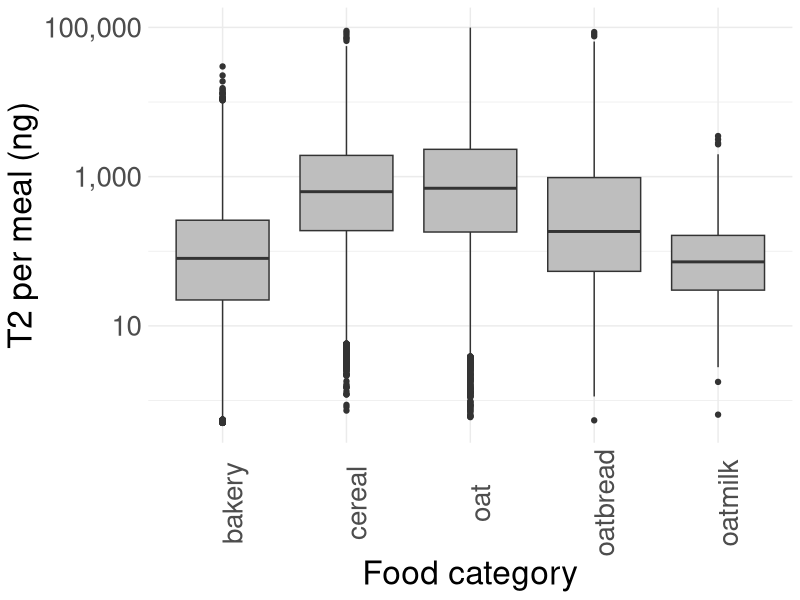
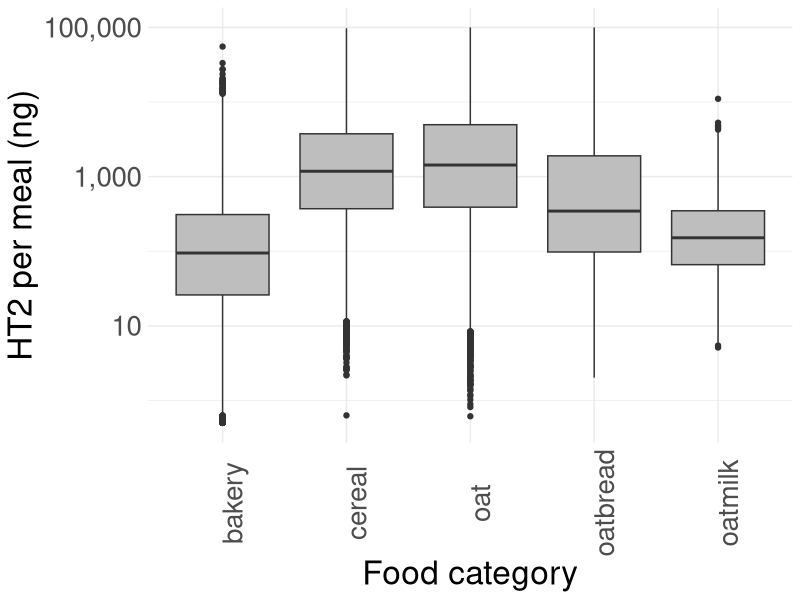
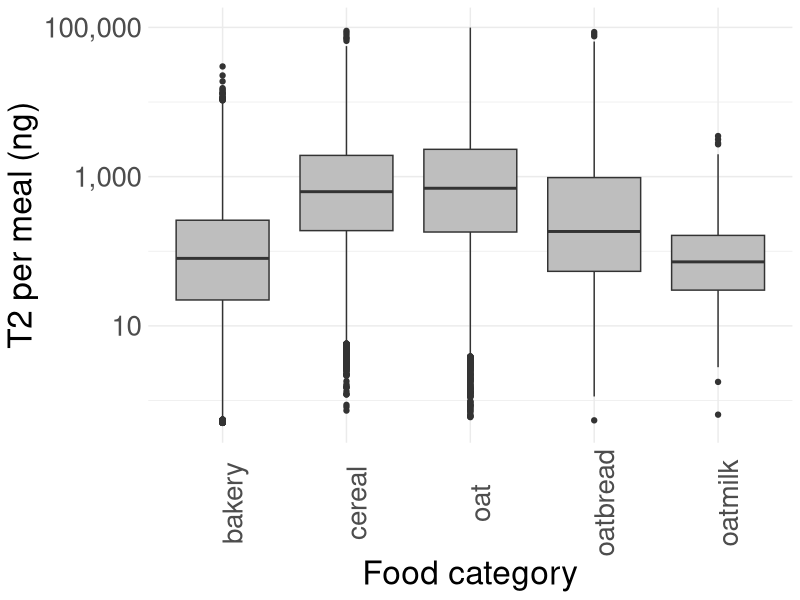
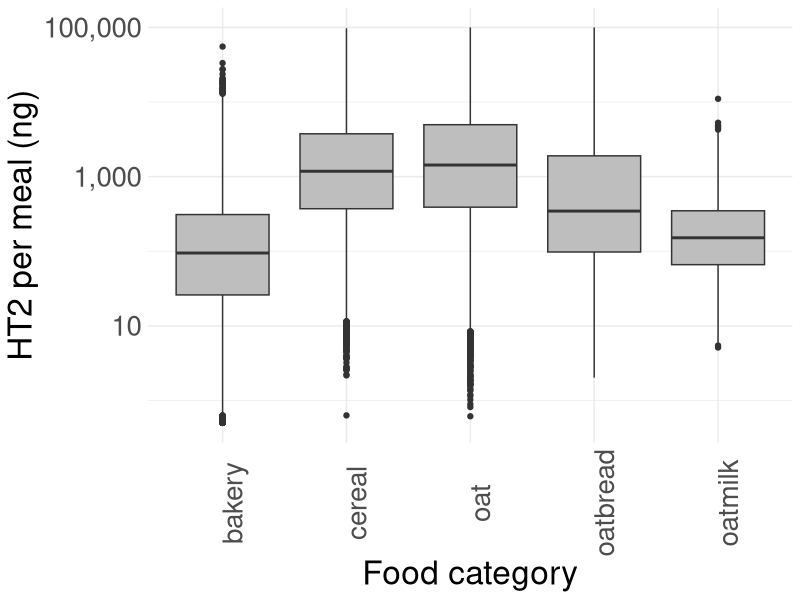

Source code (R) for these figures, in order:
## ---- chunk 1
knitr::opts_chunk$set(
  comment = "#>", echo = TRUE, warning = FALSE, error = FALSE, message = FALSE, fig.width = 6)
## ---- chunk 2
#install.packages("xfun")

library(writexl)
library(openxlsx)
library(tidyverse)
library(flextable)

## ---- chunk 3

HOME <- "Insert your own directory"
setwd(HOME)

## ---- chunk 4

newday <- file.path('Insert your own directory/Results', Sys.Date())
dir.create(newday)

## ---- chunk 5
ID <- read_csv2("./Data/Selected_ID.csv") # The IDs in EuroMix selected for the T2/HT2 project
Consumption <- read_csv2("./Data/Consumption_dummy.csv", locale = locale(encoding = "UTF-8"))
Occurrence_R <- read_delim("./Data/Results_occurance_T2HT2.csv")
## ---- chunk 6
##### IMPORTANT
Sys.setlocale(locale='no_NB.utf8')
## ---- chunk 7
# Create a function to convert all columns to UTF-8 encoding,
# dropping any characters that can't be converted.
f_df_convert_utf8 <- function(df_data){

  # Convert all character columns to UTF-8
  # Source: https://stackoverflow.com/questions/54633054/dbidbwritetable-invalid-multibyte-string
  df_data[,sapply(df_data,is.character)] <- sapply(
    df_data[,sapply(df_data,is.character)],
    iconv,"WINDOWS-1252","UTF-8",sub = "")
  
  return(df_data)
}

## ---- chunk 8

f_lognorm_Loc <- function(x){
  log(
    x$mean^2/sqrt(x$sd^2+x$mean^2)
  )
  
}


f_lognorm_shape <- function(x){
  sqrt(
    log(
      1 + x$sd^2/x$mean^2
    )
  )
}
## ---- chunk 9
f_summ <-function(x){
  x %>%
  dplyr::summarise(
    N = n(),
    mean = mean(value, na.rm=TRUE),
    sd=sd(value, na.rm=TRUE)
  )
}  
## ---- chunk 10


#-----------------------------------------------------------------------------------
# never introduce a local variable with the same name as an input variable
# just define x as list with length equal to nrow(y)
# combine all elements of list with unlist(.)
# carefully check your indexing; R is very sloppy in this respect
#-----------------------------------------------------------------------------------


f_conc_grain <- function(y){
   x <- vector("list", length = nrow(y))
  for(i in 1:nrow(y)){
    set.seed(123)
    x[[i]] <- rlnorm(n=y$sample_size[i], y$mu[i], y$se[i])
  }
  x <- unlist(x)
  x <- list(name = 1:length(x), value = x)
  x <- as_tibble(x)
  x <- f_summ(x) # make summary data
  x$Loc <- f_lognorm_Loc(x) # Location parameter for the log normal distribution
  x$shape <- f_lognorm_shape(x) # Shape parameter for the log normal distribution
  return(x)
}

## ---- chunk 11
f_MC_bakery <- function(y){ # T2/HT2 (ng) concentration in g bakery
  set.seed(123)
  MC <- y$N
  x <- array(dim = c(nrow(y),1,MC))
  for (u in 1:MC){
    for(i in 1:nrow(y)){
      x[i,1,u] <- (0.746 * rlnorm(n=1,y$Loc[i], y$shape[i])) # Uses T2/HT2 cons in whole grain also for ground wheat due to lack of data
  }
 }
  return(x)
}

f_MC_oatbread <- function(y, z){ # T2/HT2 (ng) concentration in g oatbread
  set.seed(123)
  MC <- y$N
  x <- array(dim = c(nrow(y),1,MC))
  for (u in 1:MC){
    for(i in 1:nrow(y)){
      x[i,1,u] <- (0.381 * rlnorm(n=1,y$Loc[i], y$shape[i]) + 0.381 * rlnorm(n=1,z$Loc[i], z$shape[i])) # Uses T2/HT2 cons in whole grain also for ground wheat due to lack of data
  }
 }
  return(x)
}

## ---- chunk 12
f_MC_cereal <- function(y, z){ # T2/HT2 (ng) concentration in g cereal, y is cons in oat, and z is conc in wheat_rye
  set.seed(123)
  MC <- y$N
  x <- array(dim = c(nrow(y),1,MC))
  for (u in 1:MC){
    for(i in 1:nrow(y)){
      x[i,1,u] <- (0.3 * rlnorm(n=1,y$Loc[i], y$shape[i]) + 0.6 * rlnorm(n=1,z$Loc[i], z$shape[i])) # Uses T2/HT2 cons in whole grain also for ground wheat due to lack of data
  }
 }
  return(x)
}

## ---- chunk 13
f_MC_oatmilk <- function(y){ # T2/HT2 (ng) concentration in g oatmilk, y is cons in oat
  set.seed(123)
  MC <- y$N
  x <- array(dim = c(nrow(y),1,MC))
  for (u in 1:MC){
    for(i in 1:nrow(y)){
      x[i,1,u] <- (0.1 * rlnorm(n=1,y$Loc[i], y$shape[i])) # Uses T2/HT2 cons in whole grain also for ground wheat due to lack of data
  }
 }
  return(x)
}

## ---- chunk 14
f_MC_Sim <- function(x,y){
  x$Loc <- y$Loc[match(x$foodcat, y$foodcat)] # Identify the right Loc and shape parameter for the food category
  x$shape <- y$shape[match(x$foodcat, y$foodcat)]
  
  MC <- replicate(1000, x$Amount*
                    rlnorm(n=105,x$Loc, x$shape), simplify = FALSE)
  
  df_MC <- as.data.frame(do.call(cbind, MC))
  x <- cbind(x, df_MC)
  
  return(x)
  }

## ---- chunk 15
ID_day1 <- ID[ID$Day==1,]
ID_day2 <- ID[ID$Day==2,]

## ---- chunk 16

# Use the function f_df_convert_utf8 to be able to read Norwegian letters, æ, ø, and å
Consumption <- f_df_convert_utf8(Consumption)
Consumption <- Consumption %>% dplyr::select(-Food_nr)

Consumption_day1 <- Consumption[Consumption$Day==1,] # Separate consumption for day 1 and day 2
Consumption_day2 <- Consumption[Consumption$Day==2,]

# Select the IDs included in the T2/HT2 project

Consumption_day1 <- Consumption_day1[Consumption_day1$Idkode %in% ID_day1$IDkode,]
Consumption_day2 <- Consumption_day2[Consumption_day2$Idkode %in% ID_day2$IDkode,]

Consumption_T2 <- rbind(Consumption_day1, Consumption_day2)

## ---- chunk 17

cereals <- c("(?i)Havrefras", "(?i)Crusli", "(?i)mysli", "(?i)frokost", "(?i)cornflakes", "(?i)4-korn") # I decided to not include "frø" (seeds)
cereal <- Consumption_T2[str_detect(Consumption_T2$Name, paste(cereals, collapse = "|")),]
Consumption_T2 <- Consumption_T2[!str_detect(Consumption_T2$Name, paste(cereals, collapse = "|")),]
cereal$foodcat <- "cereal"

oat <- Consumption_T2[str_detect(Consumption_T2$Name, "(?i)havregryn"),]
Consumption_T2 <- Consumption_T2[!str_detect(Consumption_T2$Name, "(?i)havregryn"),]
oat$foodcat <- "oat"
Consumption <- rbind(cereal, oat)

oat <- Consumption_T2[str_detect(Consumption_T2$Name, "(?i)havr"),] # Extract food with oat
Consumption_T2 <- Consumption_T2[!str_detect(Consumption_T2$Name, "(?i)havr"),]
oatbread <- oat[str_detect(oat$Name, "(?i)brød"),] # Extract the bread with oat
oatbread$foodcat <- "oatbread"
Consumption <- rbind(Consumption, oatbread)
oat <- oat[!str_detect(oat$Name, "(?i)brød"),]

oatmilk <- oat[str_detect(oat$Name, "(?i)melk"),]
oatmilk$foodcat <- "oatmilk"
Consumption <- rbind(Consumption, oatmilk)

bakery_fine <- c("(?i)rundst", "(?i)boll", "(?i)tortilla", "(?i)hamburgerbrød", "(?i)polarbrød", "(?i)brød", "(?i)knekkebr", "(?i)rug sammalt", "(?i)hvete")
bakery <- Consumption_T2[str_detect(Consumption_T2$Name, paste(bakery_fine, collapse = "|")),]
Consumption_T2 <- Consumption_T2[!str_detect(Consumption_T2$Name, paste(bakery_fine, collapse = "|")),]
bakery$foodcat <- "bakery"
Consumption <- rbind(Consumption, bakery)

Consumption <- Consumption %>% arrange(Idkode, Meal) # arrange the file after ID and meals
Consumption$Amount <- as.numeric(Consumption$Amount)
## ---- chunk 18
# T2 conc in grain
conc_t2_raw <- Occurrence_R[Occurrence_R$type == "T-2",] # Select the rows with T2 conc
conc_t2_raw <- conc_t2_raw[!is.na(conc_t2_raw$raw),] # Delete the rows with NAs
conc_t2_raw <- conc_t2_raw %>% dplyr::select("type", "raw", "sample_size", "mu", "se", "ref")

conc_t2_oat <- conc_t2_raw[conc_t2_raw$raw == "Oats",]
conc_t2_wheat <- conc_t2_raw[conc_t2_raw$raw == "Wheat",]
conc_t2_rye <- conc_t2_raw[conc_t2_raw$raw == "Rye",]
conc_t2_wheat_rye <- rbind(conc_t2_wheat, conc_t2_rye)

# HT2 conc in grain
conc_ht2_raw <- Occurrence_R[Occurrence_R$type == "HT-2",] # Select the rows with HT2 conc
conc_ht2_raw <- conc_ht2_raw[!is.na(conc_ht2_raw$raw),] # Delete the rows with NAs
conc_ht2_raw <- conc_ht2_raw %>% dplyr::select("type", "raw", "sample_size", "mu", "se", "ref")

conc_ht2_oat <- conc_ht2_raw[conc_ht2_raw$raw == "Oats",]
conc_ht2_wheat <- conc_ht2_raw[conc_ht2_raw$raw == "Wheat",]
conc_ht2_rye <- conc_ht2_raw[conc_ht2_raw$raw == "Rye",]
conc_ht2_wheat_rye <- rbind(conc_ht2_wheat, conc_ht2_rye)

## ---- chunk 19
# T2 
conc_t2_wheatrye_sum <- f_conc_grain(conc_t2_wheat)
conc_t2_oat_sum <- f_conc_grain(conc_t2_oat)
conc_t2_oat_sum$foodcat <- "oat"

# HT2
conc_ht2_wheatrye_sum <- f_conc_grain(conc_ht2_wheat)
conc_ht2_oat_sum <- f_conc_grain(conc_ht2_oat)
conc_ht2_oat_sum$foodcat <- "oat"
## ---- chunk 20
# T2
bakery_t2 <- f_MC_bakery(conc_t2_wheatrye_sum)
bakery_t2 <- as_tibble(bakery_t2[1,1,])
conc_t2_bakery_sum <- f_summ(bakery_t2)
conc_t2_bakery_sum$Loc <- f_lognorm_Loc(conc_t2_bakery_sum)
conc_t2_bakery_sum$shape <- f_lognorm_shape(conc_t2_bakery_sum)
conc_t2_bakery_sum$foodcat <- "bakery"

# HT2
bakery_ht2 <- f_MC_bakery(conc_ht2_wheatrye_sum)
bakery_ht2 <- as_tibble(bakery_ht2[1,1,])
conc_ht2_bakery_sum <- f_summ(bakery_ht2)
conc_ht2_bakery_sum$Loc <- f_lognorm_Loc(conc_ht2_bakery_sum)
conc_ht2_bakery_sum$shape <- f_lognorm_shape(conc_ht2_bakery_sum)
conc_ht2_bakery_sum$foodcat <- "bakery"

## ---- chunk 21
# T2
oatbread_t2 <- f_MC_oatbread(conc_t2_wheatrye_sum, conc_t2_oat_sum)
oatbread_t2 <- as_tibble(oatbread_t2[1,1,])
conc_t2_oatbread_sum <- f_summ(oatbread_t2)
conc_t2_oatbread_sum$Loc <- f_lognorm_Loc(conc_t2_oatbread_sum)
conc_t2_oatbread_sum$shape <- f_lognorm_shape(conc_t2_oatbread_sum)
conc_t2_oatbread_sum$foodcat <- "oatbread"

# HT2
oatbread_ht2 <- f_MC_oatbread(conc_ht2_wheatrye_sum, conc_ht2_oat_sum)
oatbread_ht2 <- as_tibble(oatbread_ht2[1,1,])
conc_ht2_oatbread_sum <- f_summ(oatbread_ht2)
conc_ht2_oatbread_sum$Loc <- f_lognorm_Loc(conc_ht2_oatbread_sum)
conc_ht2_oatbread_sum$shape <- f_lognorm_shape(conc_ht2_oatbread_sum)
conc_ht2_oatbread_sum$foodcat <- "oatbread"


## ---- chunk 22
# T2
cereal_t2 <- f_MC_cereal(conc_t2_oat_sum, conc_t2_wheatrye_sum)
cereal_t2 <- as_tibble(cereal_t2[1,1,])
conc_t2_cereal_sum <- f_summ(cereal_t2)
conc_t2_cereal_sum$Loc <- f_lognorm_Loc(conc_t2_cereal_sum)
conc_t2_cereal_sum$shape <- f_lognorm_shape(conc_t2_cereal_sum)
conc_t2_cereal_sum$foodcat <- "cereal"

# HT2
cereal_ht2 <- f_MC_cereal(conc_ht2_oat_sum, conc_ht2_wheatrye_sum)
cereal_ht2 <- as_tibble(cereal_ht2[1,1,])
conc_ht2_cereal_sum <- f_summ(cereal_ht2)
conc_ht2_cereal_sum$Loc <- f_lognorm_Loc(conc_ht2_cereal_sum)
conc_ht2_cereal_sum$shape <- f_lognorm_shape(conc_ht2_cereal_sum)
conc_ht2_cereal_sum$foodcat <- "cereal"



## ---- chunk 23
# T2
oatmilk_t2 <- f_MC_oatmilk( conc_t2_oat_sum)
oatmilk_t2 <- as_tibble(oatmilk_t2[1,1,])
conc_t2_oatmilk_sum <- f_summ(oatmilk_t2)
conc_t2_oatmilk_sum$Loc <- f_lognorm_Loc(conc_t2_oatmilk_sum)
conc_t2_oatmilk_sum$shape <- f_lognorm_shape(conc_t2_oatmilk_sum)
conc_t2_oatmilk_sum$foodcat <- "oatmilk"

# HT2
oatmilk_ht2 <- f_MC_oatmilk(conc_ht2_oat_sum)
oatmilk_ht2 <- as_tibble(oatmilk_ht2[1,1,])
conc_ht2_oatmilk_sum <- f_summ(oatmilk_ht2)
conc_ht2_oatmilk_sum$Loc <- f_lognorm_Loc(conc_ht2_oatmilk_sum)
conc_ht2_oatmilk_sum$shape <- f_lognorm_shape(conc_ht2_oatmilk_sum)
conc_ht2_oatmilk_sum$foodcat <- "oatmilk"

## ---- chunk 24
# T2
concentration_foodcat_t2 <- rbind(conc_t2_oat_sum, conc_t2_bakery_sum)
concentration_foodcat_t2 <- rbind(concentration_foodcat_t2, conc_t2_oatbread_sum)
concentration_foodcat_t2 <- rbind(concentration_foodcat_t2, conc_t2_cereal_sum)
concentration_foodcat_t2 <- rbind(concentration_foodcat_t2, conc_t2_oatmilk_sum)

# HT2
concentration_foodcat_ht2 <- rbind(conc_ht2_oat_sum, conc_ht2_bakery_sum)
concentration_foodcat_ht2 <- rbind(concentration_foodcat_ht2, conc_ht2_oatbread_sum)
concentration_foodcat_ht2 <- rbind(concentration_foodcat_ht2, conc_ht2_cereal_sum)
concentration_foodcat_ht2 <- rbind(concentration_foodcat_ht2, conc_ht2_oatmilk_sum)

## ---- chunk 25
# T2
IntakeT2firstday <- f_MC_Sim(Consumption, concentration_foodcat_t2)
IntakeT2firstday <- IntakeT2firstday %>% dplyr::select(Idkode, Day, Time, foodcat, V1:V1000)

# HT2
IntakeHT2firstday <- f_MC_Sim(Consumption, concentration_foodcat_ht2)
IntakeHT2firstday <- IntakeHT2firstday %>% dplyr::select(Idkode, Day, Time, foodcat, V1:V1000)
## ---- chunk 26
# T2
IntakeT2firstday_sum <- IntakeT2firstday
IntakeT2firstday_sum$mean <- rowMeans(IntakeT2firstday_sum[,5:1004])
IntakeT2firstday_sum$P95 <- apply(IntakeT2firstday_sum[,5:1004],1, quantile, probs = 0.95)
IntakeT2firstday_sum <- IntakeT2firstday_sum %>% dplyr::select("Day", "Time", "foodcat", "mean", "P95")


set_flextable_defaults(font.size = 9, theme_fun = theme_vanilla)
IntakeT2firstday_sum %>% 
  flextable() %>% 
  colformat_double(digits = 0)

# HT2
IntakeHT2firstday_sum <- IntakeHT2firstday
IntakeHT2firstday_sum$mean <- rowMeans(IntakeHT2firstday_sum[,5:1004])
IntakeHT2firstday_sum$P95 <- apply(IntakeHT2firstday_sum[,5:1004],1, quantile, probs = 0.95)
IntakeHT2firstday_sum <- IntakeHT2firstday_sum %>% dplyr::select("Day", "Time", "foodcat", "mean", "P95")


set_flextable_defaults(font.size = 9, theme_fun = theme_vanilla)
IntakeHT2firstday_sum %>% 
  flextable() %>% 
  colformat_double(digits = 0)
## ---- chunk 27
write.xlsx(IntakeT2firstday,
           file = file.path(newday, "IntakeT2firstday.xlsx"),
           colNames = TRUE, borders = "rows"
)

write.xlsx(IntakeHT2firstday,
           file = file.path(newday, "IntakeHT2firstday.xlsx"),
           colNames = TRUE, borders = "rows"
)
## ---- chunk 28

# T2
Exp_T2_plot <- IntakeT2firstday %>% dplyr::select(Idkode, foodcat, V1:V1000)
Exp_T2_plot <- Exp_T2_plot %>% tidyr::pivot_longer(cols = c(contains("V")), names_to = "T2",
                                                   values_to = "value")


# HT2
Exp_HT2_plot <- IntakeHT2firstday %>% dplyr::select(Idkode, foodcat, V1:V1000)
Exp_HT2_plot <- Exp_HT2_plot %>% pivot_longer(cols = c(contains("V")), names_to = "HT2",
                                                   values_to = "value")

## ---- chunk 29

# T2
Plot_T2_meal <- ggplot(data = Exp_T2_plot, aes(y=value, x=foodcat)) +
  geom_boxplot(fill="grey")+
  theme_minimal()+
  scale_y_log10(limits=c(0.5,100000), labels = scales::comma)+
  theme(axis.text.x = element_text(angle = 90, size = 20), axis.title = element_text(size = 24),
        axis.text.y = element_text(size = 20),legend.position= "none")+
  xlab("Food category")+
  ylab("T2 per meal (ng)")
  #annotate("text", x=9, y=40, label="Diary", size=9)

Plot_T2_meal


ggsave(filename=file.path(newday, "Plot_T2_meal.jpeg"),
       device = NULL,
       width=NA,
       height=NA,
       units="mm")

# HT2
Plot_HT2_meal <- ggplot(data = Exp_HT2_plot, aes(y=value, x=foodcat)) +
  geom_boxplot(fill="grey")+
  theme_minimal()+
  scale_y_log10(limits=c(0.5,100000), labels = scales::comma)+
  theme(axis.text.x = element_text(angle = 90, size = 20), axis.title = element_text(size = 24),
        axis.text.y = element_text(size = 20),legend.position= "none")+
  xlab("Food category")+
  ylab("HT2 per meal (ng)")
  #annotate("text", x=9, y=40, label="Diary", size=9)

Plot_HT2_meal


ggsave(filename=file.path(newday, "Plot_HT2_meal.jpeg"),
       device = NULL,
       width=NA,
       height=NA,
       units="mm")
